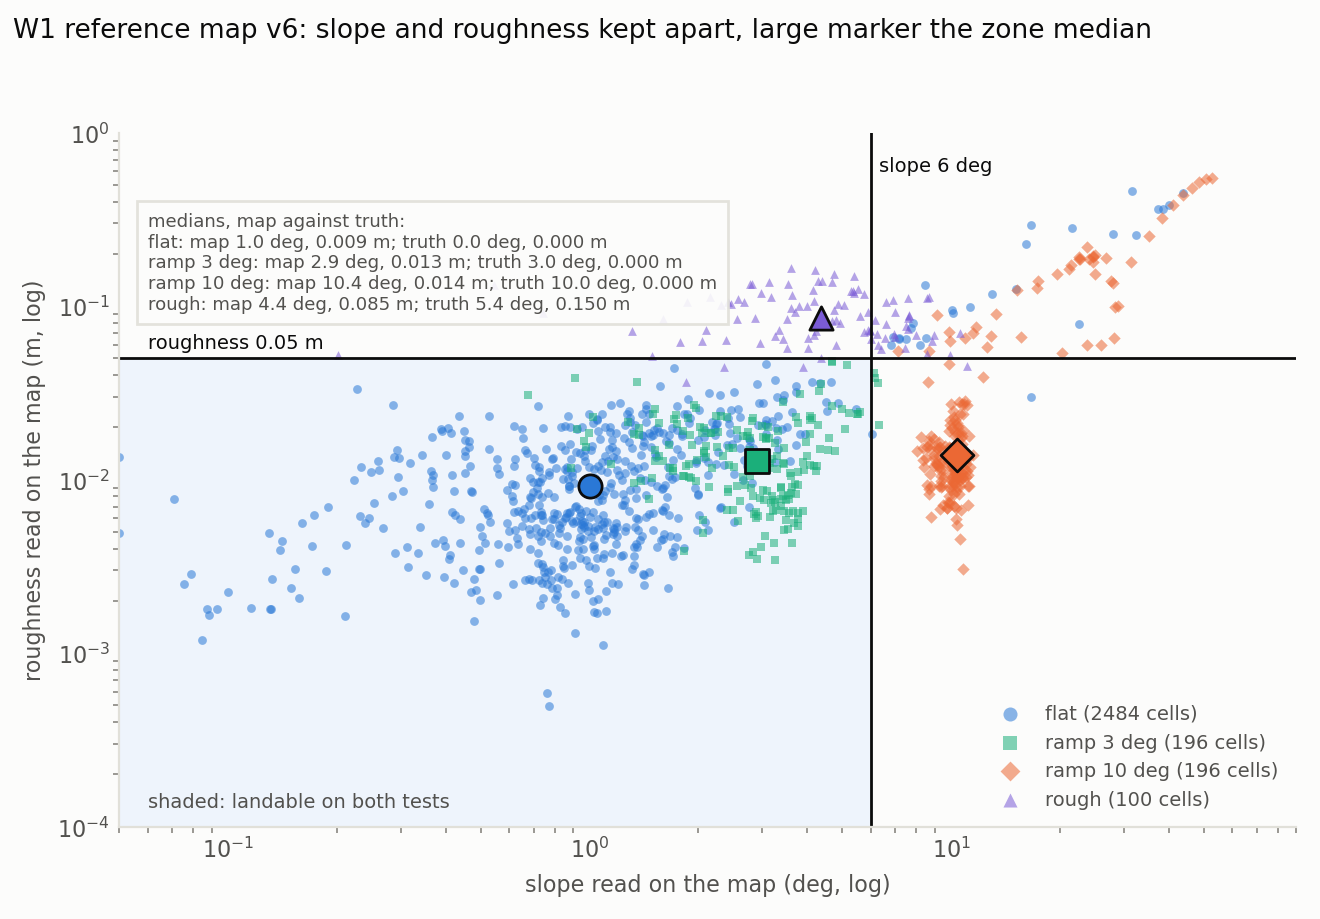

Source code (Python):
#!/usr/bin/env python3
"""
Spec F6: slope and roughness separated, one point per cell, coloured
by zone, on the reference map v6 of W1, with the two thresholds.

Data and alignment as f5_slope_noise.py (v6, W1 truth, interiors eroded
by the analysis radius). The point of gate A: a smooth ramp must read
as slope, not roughness, and the rough zone as roughness, not slope;
the four landing tests are separate axes only if the analysis keeps
them apart. Shown: map slope against map roughness for the flat
ground, the two ramps and the rough zone, the thresholds of 6 deg and
0.05 m drawn, the landable quadrant shaded.

Choices: both axes on log scales, as the flat noise and the rough zone
differ by an order of magnitude in roughness; the cube left out, its
cells are refused by the step test, a third axis; at most 600 flat
cells drawn (a fixed random subset), so the small zones stay visible;
the medians of each zone marked and written.

    python3 f6_slope_roughness.py        # ROS and the workspace sourced
"""

from pathlib import Path

import matplotlib
matplotlib.use('Agg')
import matplotlib.pyplot as plt  # noqa: E402
import numpy as np  # noqa: E402

from uav_core.terrain_analysis import analyse  # noqa: E402

ROOT = Path(__file__).resolve().parents[2]
MAP = ROOT / 'data_survey_v6.npz'
TRUTH = ROOT / 'worlds' / 'validation_truth.npz'
OUT = Path(__file__).resolve().parent / 'f6_slope_roughness.png'
RADIUS = 1
SLOPE_T, ROUGH_T = 6.0, 0.05

SURFACE, INK, INK2, MUTED, GRID = ('#fcfcfb', '#0b0b0b', '#52514e',
                                   '#898781', '#e1e0d9')
ZONES = {'flat': ('#2a78d6', 'o', 'flat'),
         'ramp_ok': ('#1baf7a', 's', 'ramp 3 deg'),
         'ramp_bad': ('#eb6834', 'D', 'ramp 10 deg'),
         'rough': ('#7a5bd6', '^', 'rough')}


def interior(mask, radius):
    """Cells whose whole analysis window lies in the mask."""
    out = mask.copy()
    h, w = mask.shape
    for di in range(-radius, radius + 1):
        for dj in range(-radius, radius + 1):
            shifted = np.zeros_like(mask)
            shifted[max(0, di):h - max(0, -di), max(0, dj):w - max(0, -dj)] = \
                mask[max(0, -di):h - max(0, di), max(0, -dj):w - max(0, dj)]
            out &= shifted
    return out


def main():
    m = np.load(MAP)
    t = np.load(TRUTH)
    res = float(m['resolution'])
    zone = t['zone'].T
    names = [str(n) for n in t['zone_names']]
    n = zone.shape[0]
    half = n * res / 2.0
    i0 = int(round((-half + res / 2.0 - float(m['origin_x'])) / res))
    j0 = int(round((-half + res / 2.0 - float(m['origin_y'])) / res))
    lay = analyse(m['elevation'][i0:i0 + n, j0:j0 + n],
                  m['count'][i0:i0 + n, j0:j0 + n], res, radius=RADIUS)
    truth = analyse(-t['truth'].T, np.ones((n, n), np.int32), res,
                    radius=RADIUS)
    rng = np.random.default_rng(0)

    plt.rcParams.update({'font.family': 'sans-serif', 'font.size': 8,
                         'axes.edgecolor': GRID, 'axes.labelcolor': INK2,
                         'xtick.color': MUTED, 'ytick.color': MUTED,
                         'xtick.labelcolor': INK2, 'ytick.labelcolor': INK2,
                         'figure.facecolor': SURFACE,
                         'axes.facecolor': SURFACE,
                         'savefig.facecolor': SURFACE,
                         'legend.frameon': False})
    fig, ax = plt.subplots(figsize=(6.6, 4.6))
    ax.fill_between([0.05, SLOPE_T], 1e-4, ROUGH_T, color='#eef4fc', zorder=0)
    lines = []
    for key, (colour, marker, label) in ZONES.items():
        core = interior(zone == names.index(key), RADIUS) & lay['valid']
        s, r = lay['slope'][core], lay['roughness'][core]
        ts, tr = (float(np.median(truth['slope'][core])),
                  float(np.median(truth['roughness'][core])))
        keep = np.arange(s.size)
        if s.size > 600:
            keep = rng.choice(s.size, 600, replace=False)
        ax.scatter(np.clip(s[keep], 0.05, None), np.clip(r[keep], 1e-4, None),
                   s=10, color=colour, marker=marker, alpha=0.55,
                   linewidths=0, zorder=2,
                   label=f'{label} ({s.size} cells)')
        ms, mr = float(np.median(s)), float(np.median(r))
        ax.scatter(max(ms, 0.05), max(mr, 1e-4), s=70, color=colour,
                   marker=marker, edgecolors=INK, linewidths=1.0, zorder=4)
        lines.append(f'{label}: map {ms:.1f} deg, {mr:.3f} m; truth '
                     f'{ts:.1f} deg, {tr:.3f} m')
        print(lines[-1])
    # The landable region: both tests passed, slope under 6 deg and
    # roughness under 0.05 m.
    ax.axvline(SLOPE_T, color=INK, lw=1.0)
    ax.axhline(ROUGH_T, color=INK, lw=1.0)
    ax.set_xscale('log')
    ax.set_yscale('log')
    ax.set_xlim(0.05, 90)
    ax.set_ylim(1e-4, 1.0)
    ax.text(SLOPE_T * 1.05, 0.6, 'slope 6 deg', fontsize=7, color=INK)
    ax.text(0.06, ROUGH_T * 1.15, 'roughness 0.05 m', fontsize=7, color=INK)
    ax.text(0.06, 1.3e-4, 'shaded: landable on both tests',
            fontsize=7, color=INK2)
    ax.text(0.06, 0.35, 'medians, map against truth:\n' + '\n'.join(lines),
            fontsize=6.5, color=INK2, va='top', zorder=5,
            bbox={'facecolor': SURFACE, 'edgecolor': GRID, 'alpha': 0.9})
    ax.set_xlabel('slope read on the map (deg, log)')
    ax.set_ylabel('roughness read on the map (m, log)')
    ax.tick_params(length=0)
    for side in ('top', 'right'):
        ax.spines[side].set_visible(False)
    ax.legend(loc='lower right', fontsize=7, labelcolor=INK2,
              markerscale=1.6)
    fig.suptitle('W1 reference map v6: slope and roughness kept apart, '
                 'large marker the zone median', x=0.01, ha='left',
                 color=INK, fontsize=9.5)
    fig.tight_layout(rect=(0, 0, 1, 0.95))
    fig.savefig(OUT, dpi=200)
    print(OUT)


if __name__ == '__main__':
    main()
